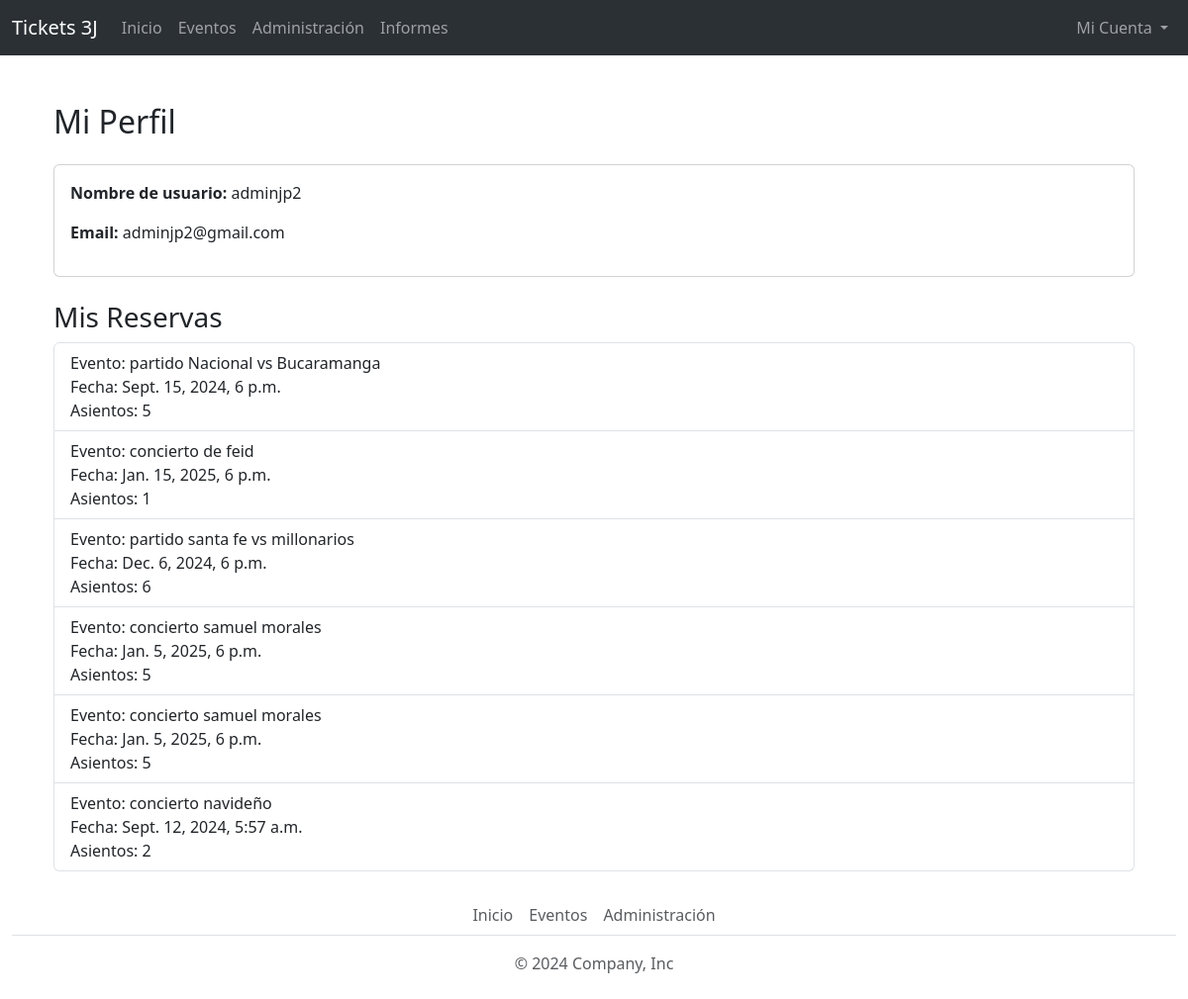
The app's page /perfil/ (signed in), older data.
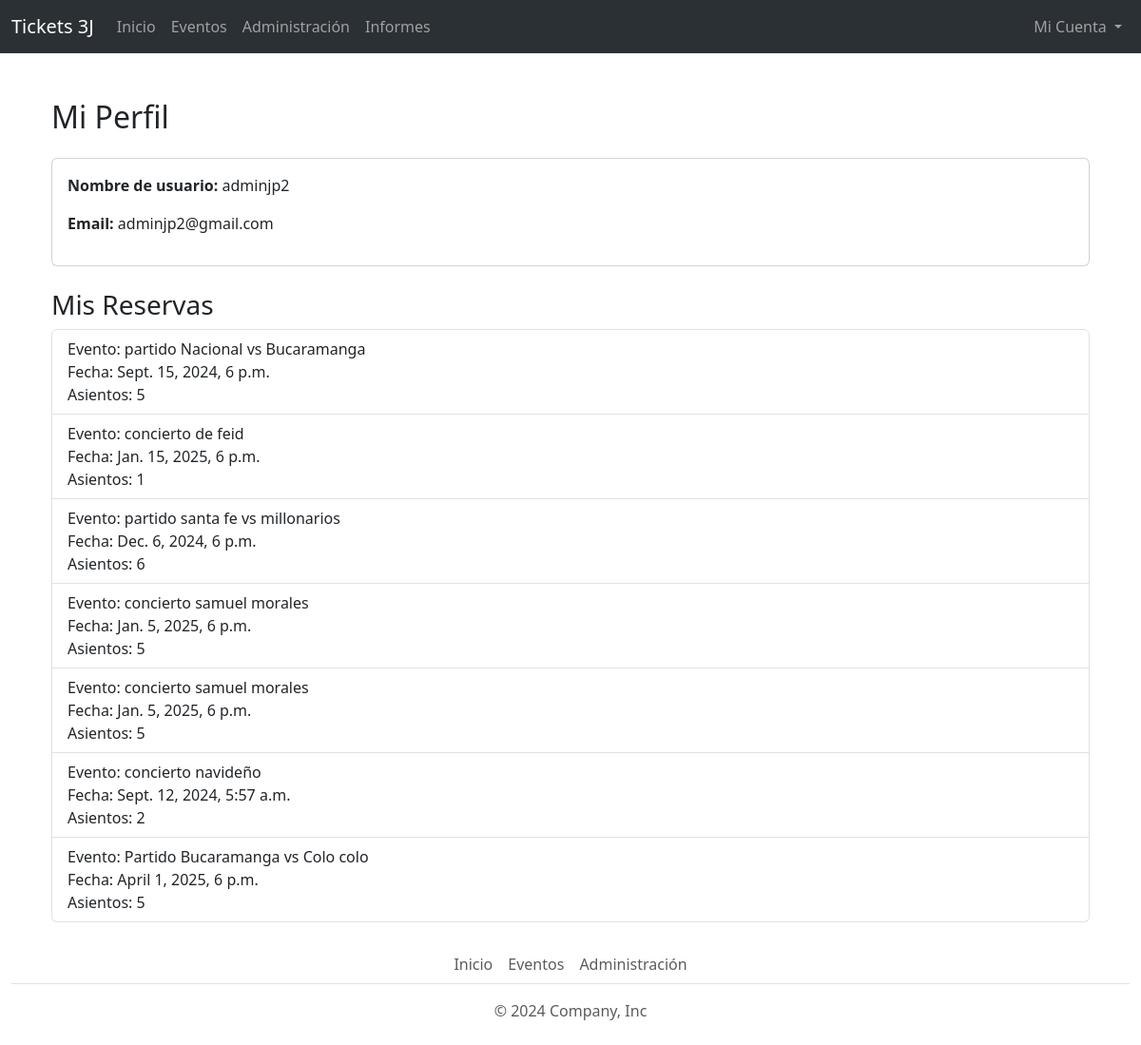
The same page, newer data.
### boletas/models.py (models this page shows, shortened)
class Compra(models.Model):
    usuario = models.ForeignKey(User, on_delete=models.CASCADE)  # Usuario que compra
    evento = models.ForeignKey(Evento, on_delete=models.CASCADE)  # Evento para el cual se compra
    cantidad = models.PositiveIntegerField()  # Cantidad de boletas compradas
    fecha = models.DateTimeField(auto_now_add=True)  # Fecha en la que se realiza la compra

### eventos/models.py (models this page shows, shortened)
class Evento(models.Model):
    nombre = models.CharField(max_length=200)
    descripcion = models.TextField()
    fecha = models.DateTimeField()
    lugar = models.CharField(max_length=200)
    tipo = models.CharField(max_length=50)
    total_boletas = models.PositiveIntegerField()  # Total de boletas para el evento
    imagen = models.FileField(upload_to="eventos/", null=True, blank=True)
    activo = models.BooleanField(default=True)

### commons/views.py (the view)
# urls.py: path('perfil/', perfil_usuario, name='perfil_usuario')
@login_required
def perfil_usuario(request):
    usuario = request.user
    reservas = Compra.objects.filter(usuario=usuario)
    return render(request, 'perfil.html', {
        'usuario': usuario,
        'reservas': reservas
    })

### commons/templates/perfil.html
{% extends 'base.html' %}
{% block content %}
<div class="container mt-5">
    <h2 class="mb-4">Mi Perfil</h2>
    <div class="card mb-4">
        <div class="card-body">
            <p><strong>Nombre de usuario:</strong> {{ usuario.username }}</p>
            <p><strong>Email:</strong> {{ usuario.email }}</p>
        </div>
    </div>
    <h3>Mis Reservas</h3>
    {% if reservas %}
        <ul class="list-group">
            {% for reserva in reservas %}
                <li class="list-group-item">
                    Evento: {{ reserva.evento.nombre }} <br>
                    Fecha: {{ reserva.evento.fecha }} <br>
                    Asientos: {{ reserva.cantidad}}
                </li>
            {% endfor %}
        </ul>
    {% else %}
        <p>No tienes reservas aún.</p>
    {% endif %}
</div>
{% endblock %}

Row changes from the older to the newer data that the page shows:
added Compra: evento.nombre "Partido Bucaramanga vs Colo colo", evento.fecha "April 1, 2025, 6 p.m.", cantidad "5"
